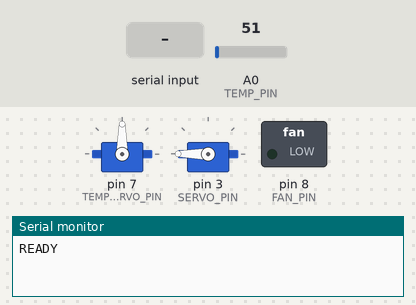
Recording of a sketch running on a simulated Arduino Uno, built with avr-gcc and run on an emulated ATmega328P. Shown: 2 × servo, switched loads named in the sketch (green lamp = pin HIGH), the last lines printed to the serial monitor. Inputs (shaded band) come from the test bench; at power-on: A0 (TEMP_PIN) = 51.

Above: at 1.4 s.
1.5 s: "OPEN\n" received over Serial
At 2.6 s:
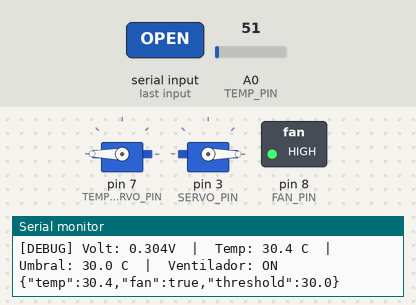
3.6 s: "CLOSE\n" received over Serial
At 4.8 s:
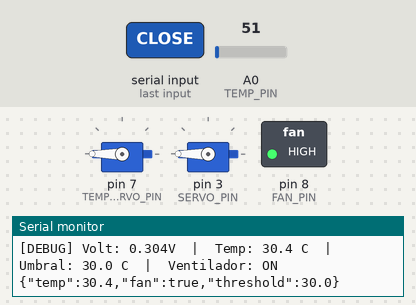
5.1 s: A0 (TEMP_PIN) set to 58
At 6.9 s:
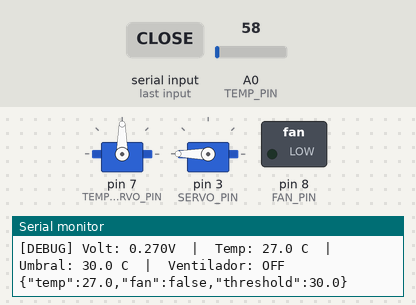
7.6 s: A0 (TEMP_PIN) set to 30
At 8.4 s:
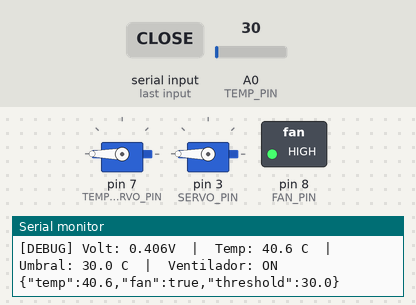
9.6 s: A0 (TEMP_PIN) set to 61
At 11.1 s:
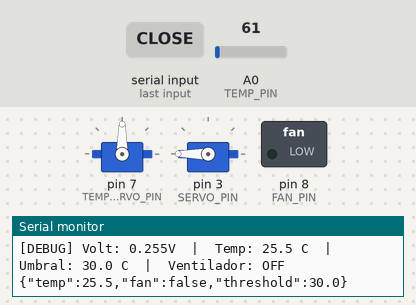
Timing chart, 0 to 12.6 s (numbered marks = the images above; inputs shaded):
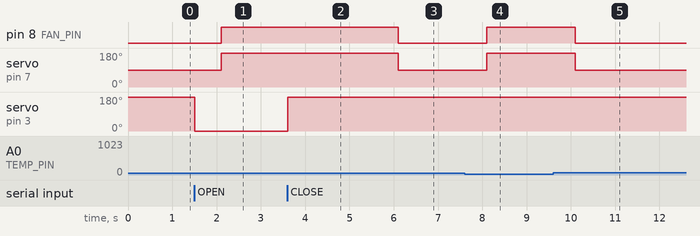

Measured:
- the behaviour switches between 54 and 55 on A0 (TEMP_PIN) (found by bisection; images 2 and 3)
- after the input at 1.5 s, servo on pin 3 (SERVO_PIN): 180° → 0° at once
- after the input at 3.6 s, servo on pin 3 (SERVO_PIN): 0° → 180° at once
- after the input at 5.1 s, pin 8 (FAN_PIN): HIGH → LOW after 1.0 s; servo on pin 7 (TEMP_SERVO_PIN): 180° → 90° after 1.0 s
- after the input at 7.6 s, pin 8 (FAN_PIN): LOW → HIGH after 0.50 s; servo on pin 7 (TEMP_SERVO_PIN): 90° → 180° after 0.50 s
- after the input at 9.6 s, pin 8 (FAN_PIN): HIGH → LOW after 0.50 s; servo on pin 7 (TEMP_SERVO_PIN): 180° → 90° after 0.50 s

The sketch:

gateTempFan.ino
```cpp
/*
  gateTempFan.ino — Control de puerta + sensor de temperatura + ventilador

  Hardware:
    - Servo puerta     → pin 3
    - LM35 (temp)      → pin A0 (salida analógica: 10mV/°C)
    - Relay ventilador → pin 8 (HIGH = encender)

  Protocolo serie (9600 baud):
    Recibe:  "OPEN"            → abre la puerta
             "CLOSE"           → cierra la puerta
             "THRESHOLD:30.0"  → actualiza umbral de temperatura
    Envía:   "OPENING" / "OPEN" / "CLOSING" / "CLOSED"
             {"temp":28.5,"fan":false,"threshold":30.0}  (cada 2s)
*/

#include <Servo.h>

// ── Pines ──────────────────────────────────────────────
#define SERVO_PIN    3
#define TEMP_PIN     A0
#define FAN_PIN      8
#define TEMP_SERVO_PIN   7
#define TEMP_SERVO_SPIN  180  // rotación continua (0 = sentido contrario)
#define TEMP_SERVO_STOP  90   // detener (neutro en servo de rotación continua)

// ── Configuración ──────────────────────────────────────
const int   OPEN_ANGLE       = 0;
const int   CLOSED_ANGLE     = 180;
const float VREF             = 5.0;   // voltaje de referencia del Arduino
const float HYSTERESIS       = 1.5;   // banda muerta para evitar chattering del ventilador
const float TEMP_OFFSET      = 55.3;  // calibración para sensor invertido: OFFSET - (voltage*100)
const unsigned long MOVE_DELAY_MS    = 250;
const unsigned long TEMP_INTERVAL_MS = 2000;

// ── Estado ─────────────────────────────────────────────
Servo  gateServo;
Servo  tempServo;
String buffer    = "";
float  threshold = 30.0;
bool   fanOn     = false;
unsigned long lastTempRead = 0;

// ── Puerta ─────────────────────────────────────────────
void moveServo(int angle) {
  gateServo.attach(SERVO_PIN);
  gateServo.write(angle);
  delay(MOVE_DELAY_MS);
  gateServo.detach();
}

void handleCommand(const String &cmd) {
  if (cmd.equalsIgnoreCase("OPEN")) {
    Serial.println("OPENING");
    moveServo(OPEN_ANGLE);
    Serial.println("OPEN");
  } else if (cmd.equalsIgnoreCase("CLOSE")) {
    Serial.println("CLOSING");
    moveServo(CLOSED_ANGLE);
    Serial.println("CLOSED");
  } else if (cmd.startsWith("THRESHOLD:")) {
    float val = cmd.substring(10).toFloat();
    if (val > 0 && val < 100) {
      threshold = val;
    }
  }
}

// ── Temperatura / ventilador ───────────────────────────
float readTempCelsius() {
  const int SAMPLES = 20;
  long sum = 0;
  for (int i = 0; i < SAMPLES; i++) {
    sum += analogRead(TEMP_PIN);
    delay(5);
  }
  float raw = sum / (float)SAMPLES;
  float voltage = raw * (5.0 / 1023.0);
  Serial.print("[RAW] ");
  Serial.print(raw, 1);
  Serial.print("  Volt: ");
  Serial.println(voltage, 4);
  return TEMP_OFFSET - (voltage * 100);
}

void readAndReportTemp() {
  float temp = readTempCelsius();

  // Descartar lecturas fuera de rango (sensor desconectado o ruido)
  if (temp < -10.0 || temp > 85.0) {
    Serial.print("[DEBUG] Lectura descartada (fuera de rango): ");
    Serial.print(temp, 1);
    Serial.println(" C");
    return;
  }

  bool shouldBeOn = fanOn ? (temp >= threshold - HYSTERESIS)
                          : (temp >= threshold);
  if (shouldBeOn != fanOn) {
    fanOn = shouldBeOn;
    digitalWrite(FAN_PIN, fanOn ? HIGH : LOW);
    tempServo.write(fanOn ? TEMP_SERVO_SPIN : TEMP_SERVO_STOP);
    Serial.print("[DEBUG] Ventilador + Servo pin 7 ");
    Serial.println(fanOn ? "GIRANDO" : "DETENIDO");
  }

  float voltDebug = temp * 0.010;
  Serial.print("[DEBUG] Volt: ");
  Serial.print(voltDebug, 3);
  Serial.print("V  |  Temp: ");
  Serial.print(temp, 1);
  Serial.print(" C  |  Umbral: ");
  Serial.print(threshold, 1);
  Serial.print(" C  |  Ventilador: ");
  Serial.println(fanOn ? "ON" : "OFF");

  Serial.print("{\"temp\":");
  Serial.print(temp, 1);
  Serial.print(",\"fan\":");
  Serial.print(fanOn ? "true" : "false");
  Serial.print(",\"threshold\":");
  Serial.print(threshold, 1);
  Serial.println("}");
}

// ── Setup / Loop ───────────────────────────────────────
void setup() {
  Serial.begin(9600);
  pinMode(FAN_PIN, OUTPUT);
  digitalWrite(FAN_PIN, LOW);
  tempServo.attach(TEMP_SERVO_PIN);
  tempServo.write(TEMP_SERVO_STOP);
  moveServo(CLOSED_ANGLE);
  Serial.println("READY");
}

void loop() {
  // Leer comandos serie
  while (Serial.available()) {
    char c = (char)Serial.read();
    if (c == '\n') {
      buffer.trim();
      if (buffer.length() > 0) handleCommand(buffer);
      buffer = "";
    } else {
      buffer += c;
    }
  }

  // Leer temperatura cada 2 segundos
  unsigned long now = millis();
  if (now - lastTempRead >= TEMP_INTERVAL_MS) {
    lastTempRead = now;
    readAndReportTemp();
  }
}
```
